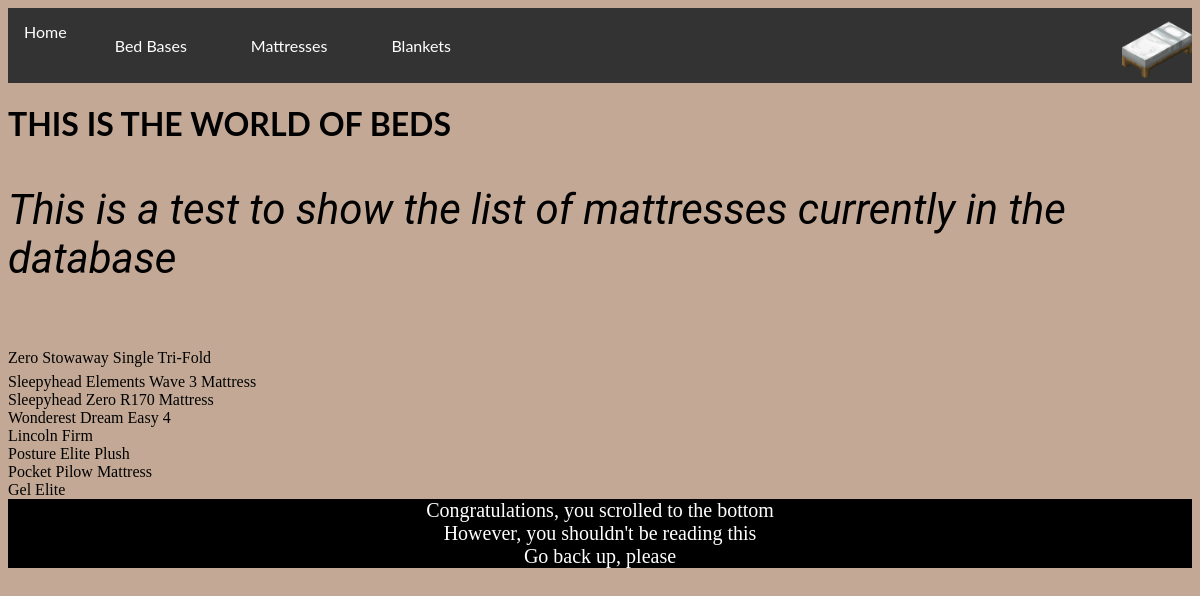
/mattress, run on the app's committed database.
### tables this page shows
CREATE TABLE Mattress (MattressID INTEGER PRIMARY KEY AUTOINCREMENT UNIQUE, MattressName TEXT NOT NULL, MattressMaterial TEXT NOT NULL, MattressSize TEXT NOT NULL, MattressImage TEXT);

### routes.py (the view)
@app.route('/mattress')  # All Mattress Route
def all_mattress():
    conn = sqlite3.connect('beds.db')
    cur = conn.cursor()
    cur.execute("SELECT * FROM Mattress;")
    mattress = cur.fetchall()
    return render_template('all_mattress.html', mattress=mattress)

### templates/all_mattress.html (shortened to what this page needs)
{% extends 'layout.html' %}
{% block content %}
<body class="mattress_route">
<i><p class="base">
    This is a test to show the list of mattresses currently in the database
    </p></i>
{% for individial_mattress in mattress %} {{individial_mattress[1]}} <br> {% endfor %}
{% endblock %}

### static/style.css (style rules this page uses)
body { background-color: #a5b695; }
.mattress_route { background-color: #c3a995; }
i { color: black; font-family: 'Gill Sans', 'Gill Sans MT', Calibri, 'Trebuchet MS', sans-serif; font-size: 42px; }
p { color: black; font-family: "Roboto", sans-serif; font-size: 42px; }

### data on the page
Mattress: MattressName "Zero Stowaway Single Tri-Fold"
Mattress: MattressName "Sleepyhead Elements Wave 3 Mattress"
Mattress: MattressName "Sleepyhead Zero R170 Mattress"
Mattress: MattressName "Wonderest Dream Easy 4"
Mattress: MattressName "Lincoln Firm"
Mattress: MattressName "Posture Elite Plush"
Mattress: MattressName "Pocket Pilow Mattress"
Mattress: MattressName "Gel Elite"
